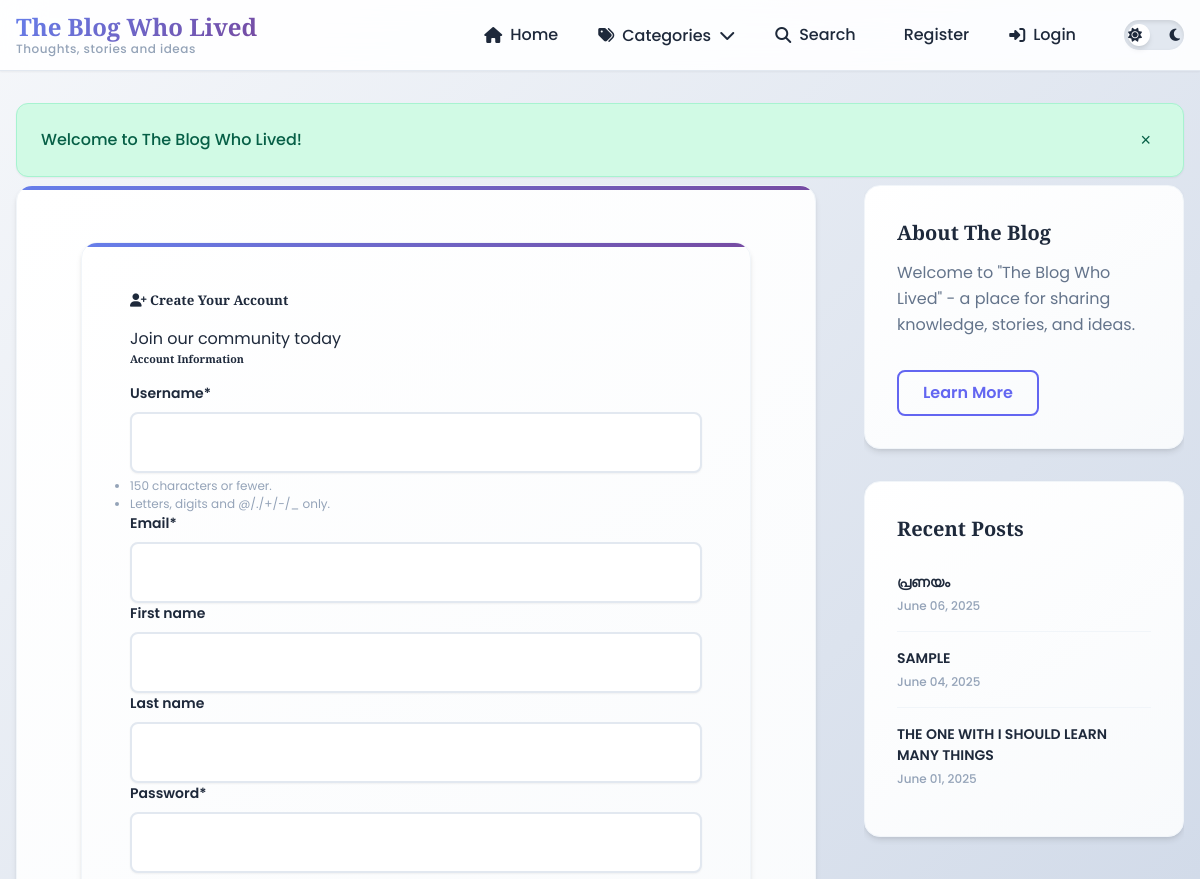
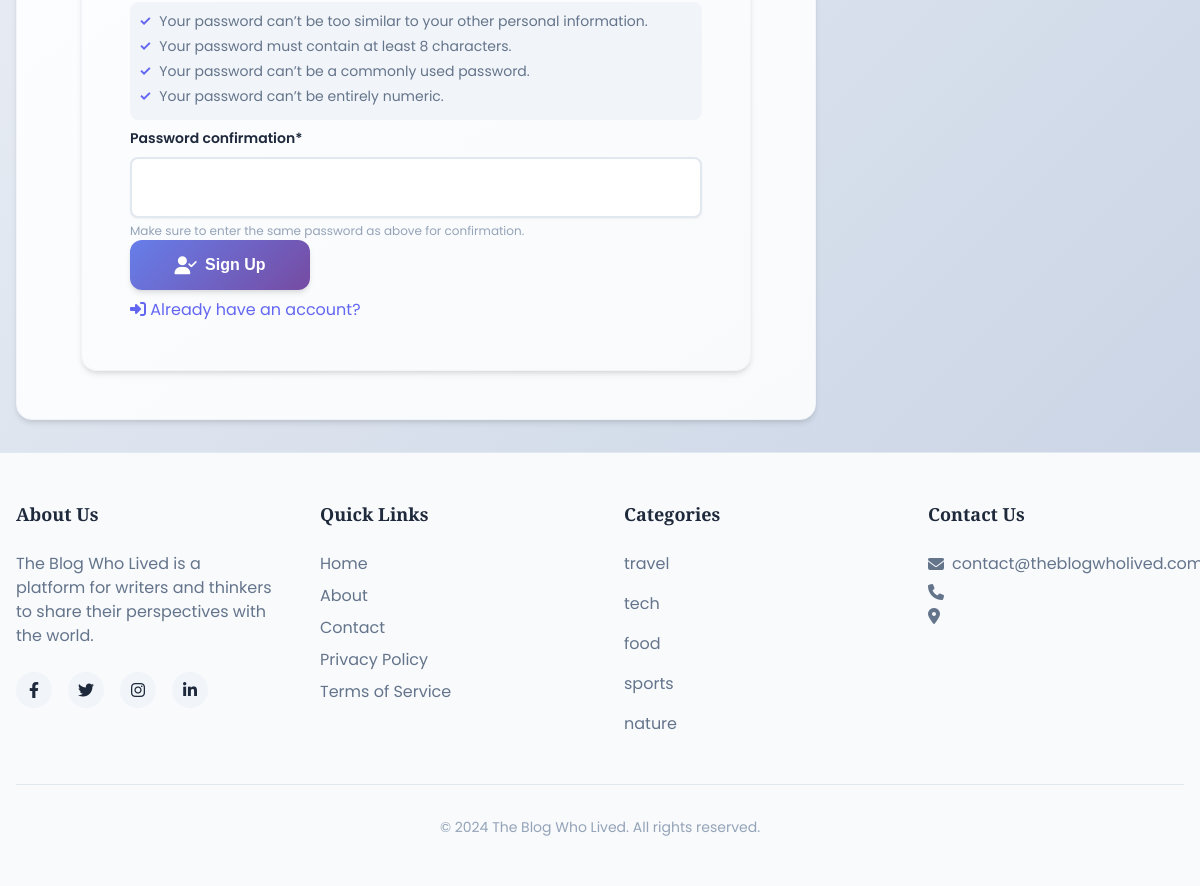
/register/register/, run on the app's committed database (2 pictures, top to bottom).
### blog/models.py (models this page shows, shortened)
class Post(models.Model):
    title = models.CharField(max_length=200)
    content = models.TextField()
    date_posted = models.DateTimeField(default=timezone.now)
    author = models.ForeignKey(User, on_delete=models.CASCADE)
    categories = models.ManyToManyField(Category)

class Category(models.Model):
    name = models.CharField(max_length=100, unique=True)

### users/views.py (the view)
# urls.py: path('register/', include('users.urls'))
def register(request):
    if request.method == 'POST':
        form = CustomUserCreationForm(request.POST)
        if form.is_valid():
            user = form.save()
            if not Profile.objects.filter(user=user).exists():
                Profile.objects.create(user=user)
            username = form.cleaned_data.get('username')
            messages.success(request, f'Account created for {username}!')
            return redirect('home')
    else:
        form = CustomUserCreationForm()
    recent_posts = Post.objects.order_by('-date_posted')[:3]
    context = {
        'form': form,
        'recent_posts': recent_posts
    }
    return render(request, 'users/register.html', context)

### blog/context_processor.py (called while the page is built)
def categories(request):
    return {
        'categories': Category.objects.all()
    }

### users/templates/users/register.html (shortened to what this page needs)
{% extends 'blog/base.html' %}
{% load crispy_forms_tags %}
{% load static %}
{% block content %}
<link rel="stylesheet" href="{% static 'blog/register.css' %}">
<div class="container">
    <div class="primary-content">
        <div class="form-header">
            <h5 class="form-header-title">
                <i class="fas fa-user-plus"></i> Create Your Account
            </h5>
            <p class="form-subtitle">Join our community today</p>
        </div>
        <form method="POST" class="profile-form">
            <div class="form-section">
                <h6 class="section-title">Account Information</h6>
                <div class="form-fields">
                    {{ form|crispy }}
                </div>
            </div>
            <div class="form-actions">
                <button type="submit" class="signup-btn">
                    <i class="fas fa-user-check"></i> Sign Up
                </button>
            </div>
            <div class="form-actions" style="margin-top:.5rem;">
                <a href="{% url 'login' %}" class="action-btn secondary">
                    <i class="fas fa-sign-in-alt"></i> Already have an account?
                </a>
            </div>
        </form>
    </div>
</div>
{% endblock %}

### blog/templates/blog/base.html (shortened to what this page needs)
<!DOCTYPE html>
<html lang="en">
<head>
    <link rel="stylesheet" href="https://cdnjs.cloudflare.com/ajax/libs/font-awesome/6.4.0/css/all.min.css">
    <link rel="stylesheet" href="/static/blog/main.css">
</head>
<body>
    <header class="main-header">
        <div class="header-container">
            <div class="logo-container">
                <a href="/" class="logo-link">
                    <h1 class="logo">The Blog Who Lived</h1>
                    <p class="tagline">Thoughts, stories and ideas</p>
                </a>
            </div>
            <nav class="main-nav" aria-label="Main navigation">
                <ul class="nav-list">
                {% if user.is_authenticated %}
                    <li><a href="{% url 'home' %}" class="nav-link"><i class="fas fa-home"></i> <span>Home</span></a></li>
                    <li><a href="{% url 'profile' %}" class="nav-link"><i class="fas fa-user"></i> <span>Profile</span></a></li>
                    <li><a href="{% url 'post-create' %}" class="nav-link"><i class="fas fa-plus"></i> <span>New Post</span></a></li>
                    <li class="dropdown">
                        <button class="dropdown-btn" aria-expanded="false">
                            <i class="fas fa-tags"></i> <span>Categories</span> <i class="fas fa-chevron-down"></i>
                        </button>
                        <ul class="dropdown-content" aria-label="Categories submenu">
                            {% for category in categories %}
                                <li><a href="{% url 'category-posts' category.name %}" class="dropdown-link">{{category.name}}</a></li>
                            {% endfor %}
                        </ul>
                    </li>
                    <li><a href="{% url 'search' %}" class="nav-link"><i class="fas fa-search"></i> <span>Search</span></a></li>
                    <li><a href="{% url 'logout' %}" class="nav-link"><i class="fas fa-sign-out-alt"></i> <span>Logout</span></a></li>
                {% else %}
                    <li><a href="{% url 'home' %}" class="nav-link"><i class="fas fa-home"></i> <span>Home</span></a></li>
                    <li class="dropdown">
                        <button class="dropdown-btn" aria-expanded="false">
                            <i class="fas fa-tags"></i> <span>Categories</span> <i class="fas fa-chevron-down"></i>
                        </button>
                    </li>
                    <li><a href="{% url 'search' %}" class="nav-link"><i class="fas fa-search"></i> <span>Search</span></a></li>
                    <li><a href="{% url 'register' %}" class="nav-link"> <span>Register</span></a></li>
                    <li><a href="{% url 'login' %}" class="nav-link"><i class="fas fa-sign-in-alt"></i> <span>Login</span></a></li>
                {% endif %}
                </ul>
                <div class="theme-toggle">
                    <label for="dark-mode-toggle" class="toggle-label">
                        <i class="fas fa-sun"></i>
                        <i class="fas fa-moon"></i>
                        <span class="toggle-ball"></span>
                    </label>
                </div>
            </nav>
        </div>
    </header>
    <main id="main-content" class="main-content">
        {% if user.is_authenticated %}
        <div class="messages-container" style="max-width: 1200px; margin: 0 auto; padding: 0 1rem;">
            <div class="alert alert-success">
                {{user.username}}, Welcome to The Blog Who Lived!
                <button class="close-alert" aria-label="Close message">&times;</button>
            </div>
        </div>
        {% else %}
        <div class="messages-container" style="max-width: 1200px; margin: 0 auto; padding: 0 1rem;">
            <div class="alert alert-success">
                Welcome to The Blog Who Lived!
                <button class="close-alert" aria-label="Close message">&times;</button>
            </div>
        </div>
        {% endif %}
        <div class="container">
            <div class="grid-layout">
                <div class="primary-content">
                    <div style="margin-top: .5rem;">
                        {% block content %}
                        {% endblock %}
                    </div>
                </div>
                <aside class="sidebar" aria-label="Sidebar" style="order: 2;">
                    <section class="sidebar-card about-card">
                        <h2 class="card-title">About The Blog</h2>
                        <div class="card-content">
                            <p>Welcome to "The Blog Who Lived" - a place for sharing knowledge, stories, and ideas.</p>
                            <a href="{% url 'about' %}" class="btn btn-outline" style="margin-top:1rem;">Learn More</a>
                        </div>
                    </section>
                    <section class="sidebar-card" style="">
                        <h2 class="card-title">Recent Posts</h2>
                        <ul class="recent-posts">
                            {% for post in recent_posts %}
                            <li>
                                <a href="{% url 'post-detail' post.id %}" class="post-link">
                                    <span class="post-title">{{ post.title|upper }}</span>
                                    <span class="post-date">{{post.date_posted|date:"F d, Y"}}</span>
                                </a>
                            </li>
                            {% endfor %}
                        </ul>
                    </section>
                </aside>
            </div>
        </div>
    </main>
    <footer class="main-footer">
        <div class="footer-container">
            <div class="footer-grid">
                <div class="footer-section">
                    <h3 class="footer-title">About Us</h3>
                    <p>The Blog Who Lived is a platform for writers and thinkers to share their perspectives with the world.</p>
                    <div class="social-links">
                        <a href="#" aria-label="Facebook"><i class="fab fa-facebook-f"></i></a>
                        <a href="#" aria-label="Twitter"><i class="fab fa-twitter"></i></a>
                        <a href="#" aria-label="Instagram"><i class="fab fa-instagram"></i></a>
                        <a href="#" aria-label="LinkedIn"><i class="fab fa-linkedin-in"></i></a>
                    </div>
                </div>
                <div class="footer-section">
                    <h3 class="footer-title">Quick Links</h3>
                    <ul class="footer-links">
                        <li><a href="{% url 'home' %}">Home</a></li>
                        <li><a href="{% url 'about' %}">About</a></li>
                        <li><a href="#">Contact</a></li>
                        <li><a href="#">Privacy Policy</a></li>
                        <li><a href="#">Terms of Service</a></li>
                    </ul>
                </div>
                <div class="footer-section">
                    <h3 class="footer-title">Categories</h3>
                    {% for category in categories|slice:":5" %}
                    <ul class="footer-links">
                        <li><a href="{% url 'category-posts' category.name%}">{{ category.name }}</a></li>
                    </ul>
                    {% endfor %}
                </div>
                <div class="footer-section">
                    <h3 class="footer-title">Contact Us</h3>
                    <address>
                        <p><i class="fas fa-envelope"></i> contact@theblogwholived.com</p>
                        <p><i class="fas fa-phone"></i> </p>
                        <p><i class="fas fa-map-marker-alt"></i></p>
                    </address>
                </div>
            </div>
            <div class="copyright">
                <p>&copy; 2024 The Blog Who Lived. All rights reserved.</p>
            </div>
        </div>
    </footer>
</body>
</html>

### static/blog/register.css (style rules this page uses)
.form-fields label { font-weight: 600; color: var(--text-primary); margin-bottom: var(--space-sm); font-size: var(--text-sm); display: block; }
.form-fields input:not([type="checkbox"]), .form-fields select, .form-fields textarea { width: 100%; padding: var(--space-md); border: 2px solid var(--border-color); border-radius: var(--radius-md); font-size: var(--text-base); font-family: var(--font-primary); color: var(--text-primary); background: var(--bg-card); transition: all var(--transition-normal); box-shadow: var(--shadow-sm); }
.form-fields .help-block, .form-fields .form-text { font-size: var(--text-xs); color: var(--text-muted); margin-top: var(--space-xs); }
ul.password-help { list-style: none; padding: var(--space-sm); background-color: var(--secondary-color); border: 1px solid var(--border-light); border-radius: var(--radius-md); font-size: var(--text-sm); color: var(--text-secondary); margin: var(--space-sm) 0; }
ul.password-help li { margin-bottom: var(--space-xs); display: flex; align-items: center; }
ul.password-help li::before { content: "✓"; color: var(--primary-color); font-weight: bold; margin-right: var(--space-sm); }
.signup-btn { display: inline-flex; align-items: center; justify-content: center; gap: var(--space-sm); padding: var(--space-md) var(--space-xl); border-radius: var(--radius-lg); font-size: var(--text-base); font-weight: 600; cursor: pointer; transition: all var(--transition-normal); border: none; background: var(--gradient-primary); color: white; box-shadow: var(--shadow); position: relative; overflow: hidden; min-width: 180px; }
.signup-btn::before { content: ''; position: absolute; top: 0; left: -100%; width: 100%; height: 100%; background: linear-gradient(90deg, transparent, rgba(255,255,255,0.2), transparent); transition: left var(--transition-normal); }
.signup-btn i { font-size: var(--text-lg); transition: transform var(--transition-normal); }

### data on the page
Post: title "പ്രണയം", date_posted "June 06, 2025"
Post: title "SAMPLE", date_posted "June 04, 2025"
Post: title "THE ONE WITH I SHOULD LEARN MANY THINGS", date_posted "June 01, 2025"
Category: name "travel"
Category: name "tech"
Category: name "food"
Category: name "sports"
Category: name "nature"
